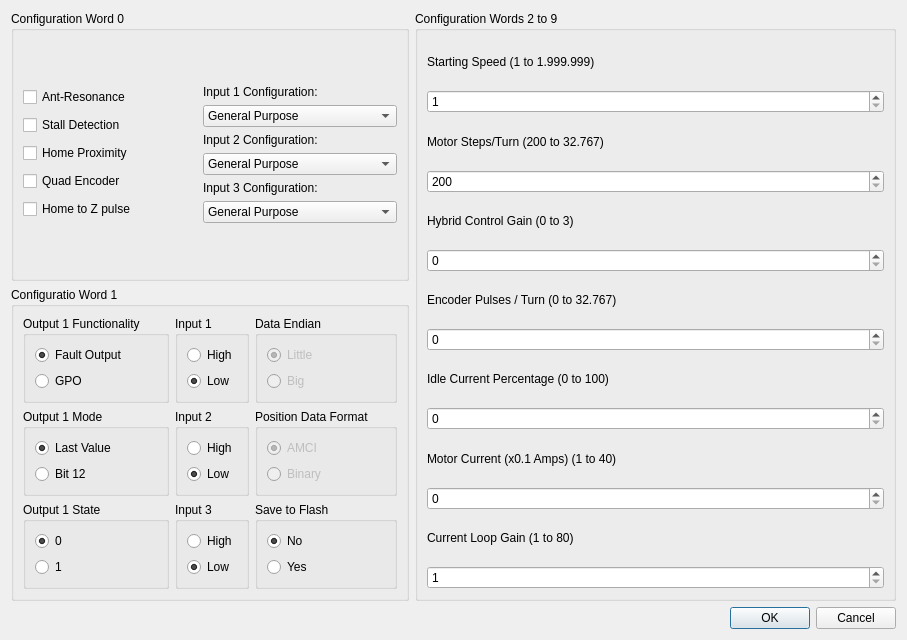
<?xml version="1.0" encoding="UTF-8"?>
<ui version="4.0">
 <class>Dialog</class>
 <widget class="QDialog" name="Dialog">
  <property name="geometry">
   <rect>
    <x>0</x>
    <y>0</y>
    <width>907</width>
    <height>640</height>
   </rect>
  </property>
  <property name="windowTitle">
   <string>Dialog</string>
  </property>
  <layout class="QGridLayout" name="gridLayout_14">
   <item row="0" column="0">
    <widget class="QGroupBox" name="groupBox">
     <property name="title">
      <string>Configuration Word 0</string>
     </property>
     <layout class="QGridLayout" name="gridLayout">
      <item row="0" column="0">
       <layout class="QVBoxLayout" name="verticalLayout">
        <item>
         <widget class="QCheckBox" name="antiResonanceCheckBox">
          <property name="text">
           <string>Ant-Resonance</string>
          </property>
          <property name="checked">
           <bool>false</bool>
          </property>
          <property name="tristate">
           <bool>false</bool>
          </property>
         </widget>
        </item>
        <item>
         <widget class="QCheckBox" name="stallDetectionCheckBox">
          <property name="text">
           <string>Stall Detection</string>
          </property>
         </widget>
        </item>
        <item>
         <widget class="QCheckBox" name="homeProximityCheckBox">
          <property name="text">
           <string>Home Proximity</string>
          </property>
         </widget>
        </item>
        <item>
         <widget class="QCheckBox" name="quadEncoderCheckBox">
          <property name="text">
           <string>Quad Encoder</string>
          </property>
         </widget>
        </item>
        <item>
         <widget class="QCheckBox" name="homeToZCheckBox">
          <property name="text">
           <string>Home to Z pulse</string>
          </property>
         </widget>
        </item>
       </layout>
      </item>
      <item row="0" column="1">
       <layout class="QVBoxLayout" name="verticalLayout_2">
        <item>
         <widget class="QLabel" name="label_3">
          <property name="text">
           <string>Input 1 Configuration:</string>
          </property>
         </widget>
        </item>
        <item>
         <widget class="QComboBox" name="input1FunctionComboBox">
          <item>
           <property name="text">
            <string>General Purpose</string>
           </property>
          </item>
          <item>
           <property name="text">
            <string>CW Limit</string>
           </property>
          </item>
          <item>
           <property name="text">
            <string>CCW Limit</string>
           </property>
          </item>
          <item>
           <property name="text">
            <string>Start Indexed Move</string>
           </property>
          </item>
          <item>
           <property name="text">
            <string>Stop Jog or Registration Move</string>
           </property>
          </item>
          <item>
           <property name="text">
            <string>Emergency Stop</string>
           </property>
          </item>
          <item>
           <property name="text">
            <string>Home</string>
           </property>
          </item>
         </widget>
        </item>
        <item>
         <widget class="QLabel" name="label_2">
          <property name="text">
           <string>Input 2 Configuration:</string>
          </property>
         </widget>
        </item>
        <item>
         <widget class="QComboBox" name="input2FunctionComboBox">
          <item>
           <property name="text">
            <string>General Purpose</string>
           </property>
          </item>
          <item>
           <property name="text">
            <string>CW Limit</string>
           </property>
          </item>
          <item>
           <property name="text">
            <string>CCW Limit</string>
           </property>
          </item>
          <item>
           <property name="text">
            <string>Start Indexed Move</string>
           </property>
          </item>
          <item>
           <property name="text">
            <string>Stop Jog or Registration Move</string>
           </property>
          </item>
          <item>
           <property name="text">
            <string>Emergency Stop</string>
           </property>
          </item>
          <item>
           <property name="text">
            <string>Home</string>
           </property>
          </item>
         </widget>
        </item>
        <item>
         <widget class="QLabel" name="label">
          <property name="text">
           <string>Input 3 Configuration:</string>
          </property>
         </widget>
        </item>
        <item>
         <widget class="QComboBox" name="input3FunctionComboBox">
          <item>
           <property name="text">
            <string>General Purpose</string>
           </property>
          </item>
          <item>
           <property name="text">
            <string>CW Limit</string>
           </property>
          </item>
          <item>
           <property name="text">
            <string>CCW Limit</string>
           </property>
          </item>
          <item>
           <property name="text">
            <string>Start Indexed Move</string>
           </property>
          </item>
          <item>
           <property name="text">
            <string>Stop Jog or Registration Move</string>
           </property>
          </item>
          <item>
           <property name="text">
            <string>Emergency Stop</string>
           </property>
          </item>
          <item>
           <property name="text">
            <string>Home</string>
           </property>
          </item>
         </widget>
        </item>
       </layout>
      </item>
     </layout>
    </widget>
   </item>
   <item row="0" column="1" rowspan="2">
    <widget class="QGroupBox" name="groupBox_12">
     <property name="title">
      <string>Configuration Words 2 to 9</string>
     </property>
     <layout class="QGridLayout" name="gridLayout_13">
      <item row="0" column="0">
       <widget class="QLabel" name="label_4">
        <property name="text">
         <string>Starting Speed (1 to 1.999.999)</string>
        </property>
       </widget>
      </item>
      <item row="1" column="0">
       <widget class="QSpinBox" name="startingSpeedSpinBox">
        <property name="minimum">
         <number>1</number>
        </property>
        <property name="maximum">
         <number>1999999</number>
        </property>
       </widget>
      </item>
      <item row="2" column="0">
       <widget class="QLabel" name="label_5">
        <property name="text">
         <string>Motor Steps/Turn (200 to 32.767)</string>
        </property>
       </widget>
      </item>
      <item row="3" column="0">
       <widget class="QSpinBox" name="motorStepsSpinBox">
        <property name="minimum">
         <number>200</number>
        </property>
        <property name="maximum">
         <number>32767</number>
        </property>
       </widget>
      </item>
      <item row="4" column="0">
       <widget class="QLabel" name="label_6">
        <property name="text">
         <string>Hybrid Control Gain (0 to 3)</string>
        </property>
       </widget>
      </item>
      <item row="5" column="0">
       <widget class="QSpinBox" name="hybridControlGainSpinBox">
        <property name="maximum">
         <number>3</number>
        </property>
       </widget>
      </item>
      <item row="6" column="0">
       <widget class="QLabel" name="label_7">
        <property name="text">
         <string>Encoder Pulses / Turn (0 to 32.767)</string>
        </property>
       </widget>
      </item>
      <item row="7" column="0">
       <widget class="QSpinBox" name="encoderPulsesSpinBox">
        <property name="maximum">
         <number>32767</number>
        </property>
       </widget>
      </item>
      <item row="8" column="0">
       <widget class="QLabel" name="label_8">
        <property name="text">
         <string>Idle Current Percentage (0 to 100)</string>
        </property>
       </widget>
      </item>
      <item row="9" column="0">
       <widget class="QSpinBox" name="idleCurrentSpinBox">
        <property name="maximum">
         <number>100</number>
        </property>
       </widget>
      </item>
      <item row="10" column="0">
       <widget class="QLabel" name="label_9">
        <property name="text">
         <string>Motor Current (x0.1 Amps) (1 to 40)</string>
        </property>
       </widget>
      </item>
      <item row="11" column="0">
       <widget class="QSpinBox" name="motorCurrentSpinBox">
        <property name="maximum">
         <number>40</number>
        </property>
       </widget>
      </item>
      <item row="12" column="0">
       <widget class="QLabel" name="label_10">
        <property name="text">
         <string>Current Loop Gain (1 to 80)</string>
        </property>
       </widget>
      </item>
      <item row="13" column="0">
       <widget class="QSpinBox" name="currentLoopGainSpinBox">
        <property name="minimum">
         <number>1</number>
        </property>
        <property name="maximum">
         <number>80</number>
        </property>
       </widget>
      </item>
     </layout>
    </widget>
   </item>
   <item row="1" column="0">
    <widget class="QGroupBox" name="groupBox_2">
     <property name="title">
      <string>Configuratio Word 1</string>
     </property>
     <layout class="QGridLayout" name="gridLayout_11">
      <item row="0" column="0">
       <widget class="QGroupBox" name="groupBox_3">
        <property name="title">
         <string>Output 1 Functionality</string>
        </property>
        <layout class="QGridLayout" name="gridLayout_2">
         <item row="1" column="0">
          <widget class="QRadioButton" name="output1FunctionalityGPORadioButton">
           <property name="text">
            <string>GPO</string>
           </property>
          </widget>
         </item>
         <item row="0" column="0">
          <widget class="QRadioButton" name="output1FunctionalityFaultOutputRadioButton">
           <property name="text">
            <string>Fault Output</string>
           </property>
           <property name="checked">
            <bool>true</bool>
           </property>
          </widget>
         </item>
        </layout>
       </widget>
      </item>
      <item row="0" column="1">
       <widget class="QGroupBox" name="groupBox_6">
        <property name="title">
         <string>Input 1</string>
        </property>
        <layout class="QGridLayout" name="gridLayout_5">
         <item row="0" column="0">
          <widget class="QRadioButton" name="input1HighRadioButton">
           <property name="text">
            <string>High</string>
           </property>
          </widget>
         </item>
         <item row="1" column="0">
          <widget class="QRadioButton" name="input1LowRadioButton">
           <property name="text">
            <string>Low</string>
           </property>
           <property name="checked">
            <bool>true</bool>
           </property>
          </widget>
         </item>
        </layout>
       </widget>
      </item>
      <item row="0" column="2">
       <widget class="QGroupBox" name="groupBox_9">
        <property name="title">
         <string>Data Endian</string>
        </property>
        <layout class="QGridLayout" name="gridLayout_8">
         <item row="0" column="0">
          <widget class="QRadioButton" name="dataEndianLittleRadioButton">
           <property name="enabled">
            <bool>false</bool>
           </property>
           <property name="text">
            <string>Little</string>
           </property>
           <property name="checked">
            <bool>true</bool>
           </property>
          </widget>
         </item>
         <item row="1" column="0">
          <widget class="QRadioButton" name="dataEndianBigRadioButton">
           <property name="enabled">
            <bool>false</bool>
           </property>
           <property name="text">
            <string>Big</string>
           </property>
          </widget>
         </item>
        </layout>
       </widget>
      </item>
      <item row="1" column="0">
       <widget class="QGroupBox" name="groupBox_4">
        <property name="title">
         <string>Output 1 Mode</string>
        </property>
        <layout class="QGridLayout" name="gridLayout_3">
         <item row="0" column="0">
          <widget class="QRadioButton" name="output1ModeLastValueRadioButton">
           <property name="text">
            <string>Last Value</string>
           </property>
           <property name="checked">
            <bool>true</bool>
           </property>
          </widget>
         </item>
         <item row="1" column="0">
          <widget class="QRadioButton" name="output1ModeBit12RadioButton">
           <property name="text">
            <string>Bit 12</string>
           </property>
          </widget>
         </item>
        </layout>
       </widget>
      </item>
      <item row="1" column="1">
       <widget class="QGroupBox" name="groupBox_7">
        <property name="title">
         <string>Input 2</string>
        </property>
        <layout class="QGridLayout" name="gridLayout_6">
         <item row="0" column="0">
          <widget class="QRadioButton" name="input2HighRadioButton">
           <property name="text">
            <string>High</string>
           </property>
          </widget>
         </item>
         <item row="1" column="0">
          <widget class="QRadioButton" name="input2LowRadioButton">
           <property name="text">
            <string>Low</string>
           </property>
           <property name="checked">
            <bool>true</bool>
           </property>
          </widget>
         </item>
        </layout>
       </widget>
      </item>
      <item row="1" column="2">
       <widget class="QGroupBox" name="groupBox_10">
        <property name="title">
         <string>Position Data Format</string>
        </property>
        <layout class="QGridLayout" name="gridLayout_9">
         <item row="0" column="0">
          <widget class="QRadioButton" name="positionDataFormatAMCIRadioButton">
           <property name="enabled">
            <bool>false</bool>
           </property>
           <property name="text">
            <string>AMCI</string>
           </property>
           <property name="checked">
            <bool>true</bool>
           </property>
          </widget>
         </item>
         <item row="1" column="0">
          <widget class="QRadioButton" name="positionDataFormatBinaryRadioButton">
           <property name="enabled">
            <bool>false</bool>
           </property>
           <property name="text">
            <string>Binary</string>
           </property>
          </widget>
         </item>
        </layout>
       </widget>
      </item>
      <item row="2" column="0">
       <widget class="QGroupBox" name="groupBox_5">
        <property name="title">
         <string>Output 1 State</string>
        </property>
        <layout class="QGridLayout" name="gridLayout_4">
         <item row="0" column="0">
          <widget class="QRadioButton" name="output1State0RadioButton">
           <property name="text">
            <string>0</string>
           </property>
           <property name="checked">
            <bool>true</bool>
           </property>
          </widget>
         </item>
         <item row="1" column="0">
          <widget class="QRadioButton" name="output1State1RadioButton">
           <property name="text">
            <string>1</string>
           </property>
          </widget>
         </item>
        </layout>
       </widget>
      </item>
      <item row="2" column="1">
       <widget class="QGroupBox" name="groupBox_8">
        <property name="title">
         <string>Input 3</string>
        </property>
        <layout class="QGridLayout" name="gridLayout_7">
         <item row="0" column="0">
          <widget class="QRadioButton" name="input3HighRadioButton">
           <property name="text">
            <string>High</string>
           </property>
          </widget>
         </item>
         <item row="1" column="0">
          <widget class="QRadioButton" name="input3LowRadioButton">
           <property name="text">
            <string>Low</string>
           </property>
           <property name="checked">
            <bool>true</bool>
           </property>
          </widget>
         </item>
        </layout>
       </widget>
      </item>
      <item row="2" column="2">
       <widget class="QGroupBox" name="groupBox_11">
        <property name="title">
         <string>Save to Flash</string>
        </property>
        <layout class="QGridLayout" name="gridLayout_10">
         <item row="0" column="0">
          <widget class="QRadioButton" name="saveToFlashNoRadioButton">
           <property name="text">
            <string>No</string>
           </property>
           <property name="checked">
            <bool>true</bool>
           </property>
          </widget>
         </item>
         <item row="1" column="0">
          <widget class="QRadioButton" name="saveToFlashYesRadioButton">
           <property name="text">
            <string>Yes</string>
           </property>
          </widget>
         </item>
        </layout>
       </widget>
      </item>
     </layout>
    </widget>
   </item>
   <item row="2" column="1">
    <widget class="QDialogButtonBox" name="buttonBox">
     <property name="orientation">
      <enum>Qt::Horizontal</enum>
     </property>
     <property name="standardButtons">
      <set>QDialogButtonBox::Cancel|QDialogButtonBox::Ok</set>
     </property>
    </widget>
   </item>
  </layout>
 </widget>
 <resources/>
 <connections>
  <connection>
   <sender>buttonBox</sender>
   <signal>accepted()</signal>
   <receiver>Dialog</receiver>
   <slot>accept()</slot>
   <hints>
    <hint type="sourcelabel">
     <x>248</x>
     <y>254</y>
    </hint>
    <hint type="destinationlabel">
     <x>157</x>
     <y>274</y>
    </hint>
   </hints>
  </connection>
  <connection>
   <sender>buttonBox</sender>
   <signal>rejected()</signal>
   <receiver>Dialog</receiver>
   <slot>reject()</slot>
   <hints>
    <hint type="sourcelabel">
     <x>316</x>
     <y>260</y>
    </hint>
    <hint type="destinationlabel">
     <x>286</x>
     <y>274</y>
    </hint>
   </hints>
  </connection>
 </connections>
</ui>
